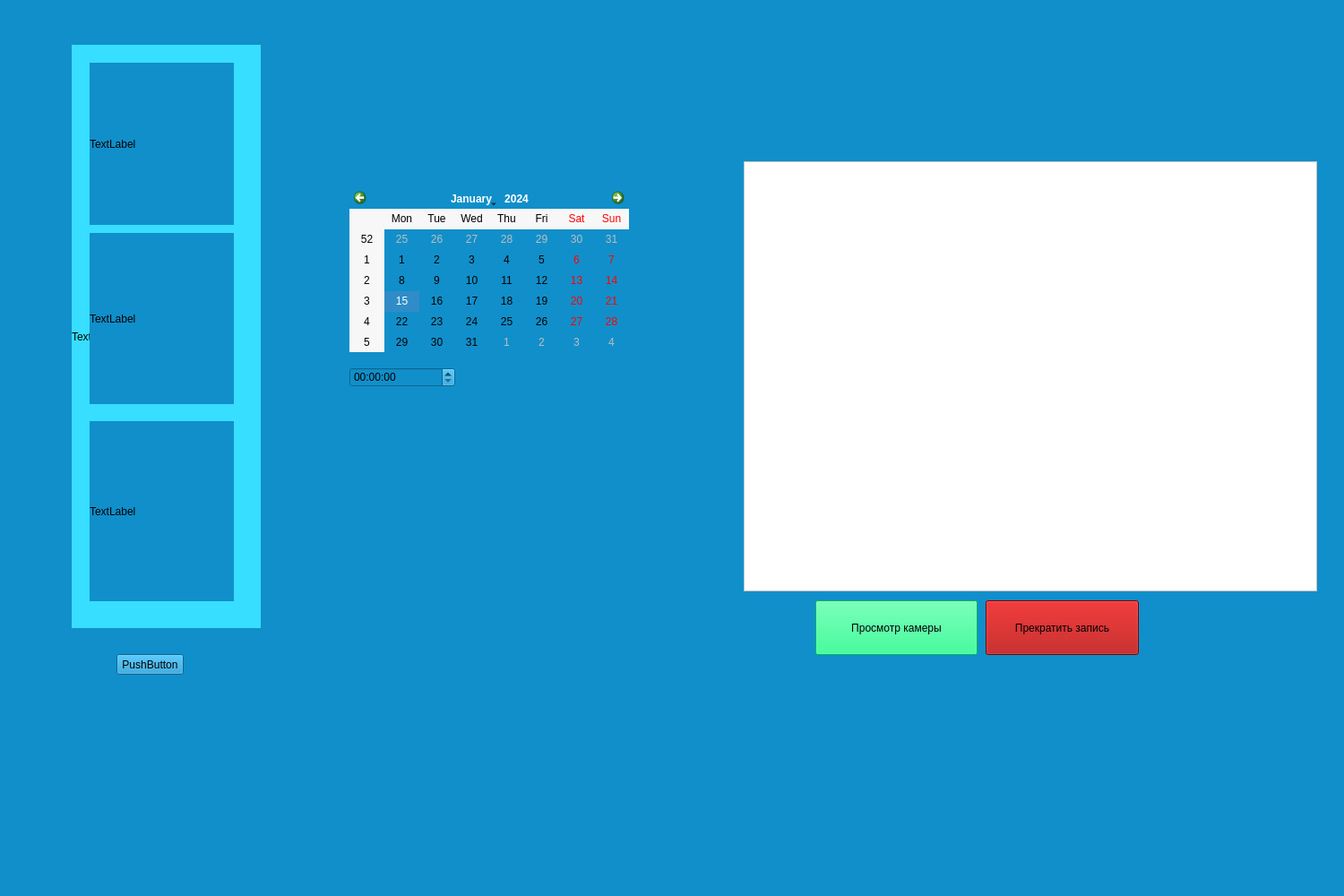
<?xml version="1.0" encoding="UTF-8"?>
<ui version="4.0">
 <class>MainWindow</class>
 <widget class="QMainWindow" name="MainWindow">
  <property name="geometry">
   <rect>
    <x>0</x>
    <y>0</y>
    <width>1500</width>
    <height>1000</height>
   </rect>
  </property>
  <property name="windowTitle">
   <string>Биометрическая система идентификации посетитиелей магазина</string>
  </property>
  <property name="styleSheet">
   <string notr="true">background-color: rgb(17, 143, 202);</string>
  </property>
  <widget class="QWidget" name="centralwidget">
   <widget class="QFrame" name="frame">
    <property name="geometry">
     <rect>
      <x>830</x>
      <y>180</y>
      <width>640</width>
      <height>480</height>
     </rect>
    </property>
    <property name="styleSheet">
     <string notr="true">background-color: rgb(255, 255, 255);</string>
    </property>
    <property name="frameShape">
     <enum>QFrame::StyledPanel</enum>
    </property>
    <property name="frameShadow">
     <enum>QFrame::Raised</enum>
    </property>
   </widget>
   <widget class="QPushButton" name="Button_1">
    <property name="geometry">
     <rect>
      <x>910</x>
      <y>670</y>
      <width>181</width>
      <height>61</height>
     </rect>
    </property>
    <property name="styleSheet">
     <string notr="true">background-color: rgb(0, 255, 127);</string>
    </property>
    <property name="text">
     <string>Просмотр камеры</string>
    </property>
   </widget>
   <widget class="QPushButton" name="pushButton">
    <property name="geometry">
     <rect>
      <x>1100</x>
      <y>670</y>
      <width>171</width>
      <height>61</height>
     </rect>
    </property>
    <property name="styleSheet">
     <string notr="true">background-color: rgb(170, 0, 0);</string>
    </property>
    <property name="text">
     <string>Прекратить запись</string>
    </property>
   </widget>
   <widget class="QLabel" name="label">
    <property name="geometry">
     <rect>
      <x>80</x>
      <y>50</y>
      <width>211</width>
      <height>651</height>
     </rect>
    </property>
    <property name="styleSheet">
     <string notr="true">background-color: rgb(55, 222, 255);</string>
    </property>
    <property name="text">
     <string>TextLabel</string>
    </property>
   </widget>
   <widget class="QLabel" name="label_2">
    <property name="geometry">
     <rect>
      <x>100</x>
      <y>70</y>
      <width>161</width>
      <height>181</height>
     </rect>
    </property>
    <property name="text">
     <string>TextLabel</string>
    </property>
   </widget>
   <widget class="QLabel" name="label_3">
    <property name="geometry">
     <rect>
      <x>100</x>
      <y>260</y>
      <width>161</width>
      <height>191</height>
     </rect>
    </property>
    <property name="text">
     <string>TextLabel</string>
    </property>
   </widget>
   <widget class="QLabel" name="label_4">
    <property name="geometry">
     <rect>
      <x>100</x>
      <y>470</y>
      <width>161</width>
      <height>201</height>
     </rect>
    </property>
    <property name="text">
     <string>TextLabel</string>
    </property>
   </widget>
   <widget class="QTimeEdit" name="timeEdit">
    <property name="geometry">
     <rect>
      <x>390</x>
      <y>410</y>
      <width>118</width>
      <height>22</height>
     </rect>
    </property>
   </widget>
   <widget class="QCalendarWidget" name="calendarWidget">
    <property name="geometry">
     <rect>
      <x>390</x>
      <y>210</y>
      <width>312</width>
      <height>183</height>
     </rect>
    </property>
   </widget>
   <widget class="QPushButton" name="pushButton_2">
    <property name="geometry">
     <rect>
      <x>130</x>
      <y>730</y>
      <width>75</width>
      <height>23</height>
     </rect>
    </property>
    <property name="text">
     <string>PushButton</string>
    </property>
   </widget>
  </widget>
  <widget class="QStatusBar" name="statusbar"/>
 </widget>
 <resources/>
 <connections/>
</ui>
